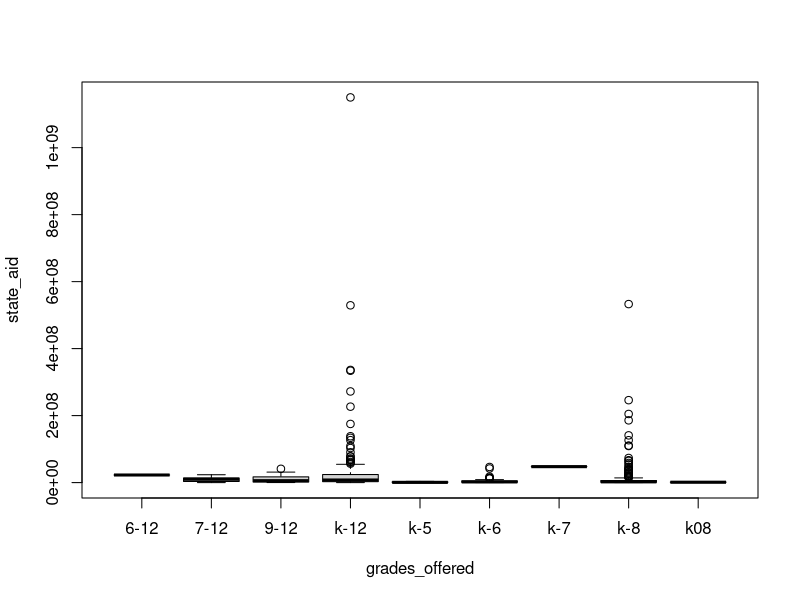
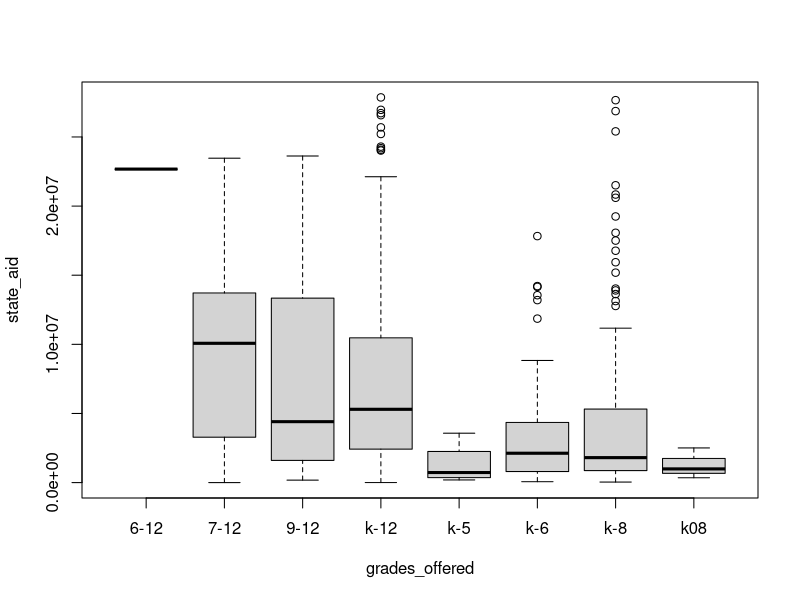
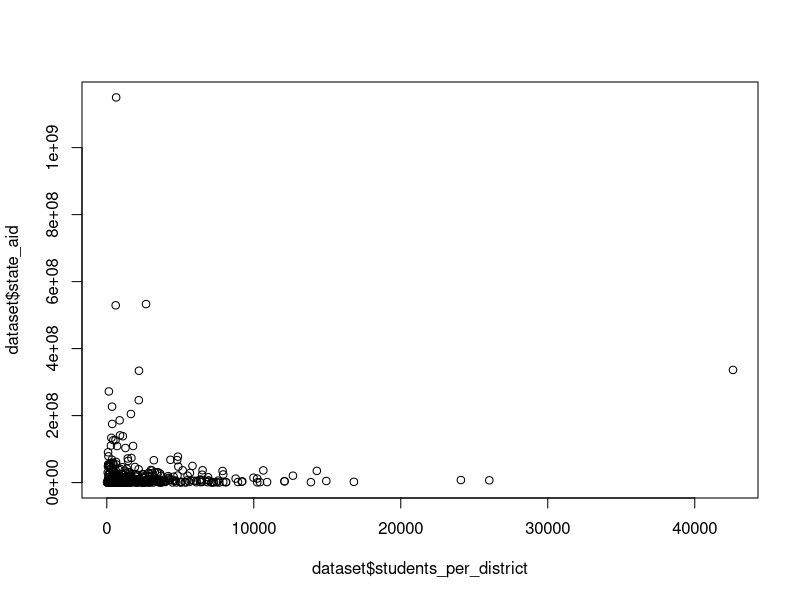

Here is the R script that generated these plots, in order: (Note: this script raises an error after producing the figures.)
setwd("C:/Users/thoma/OneDrive/Desktop/STA215")

library(readr)
dataset <- read_csv("raw_data.csv")
#Table 2
table(dataset$grades_offered,dataset$absent_problem)
chisq.test(table(dataset$grades_offered,dataset$absent_problem))
#Boxplot
boxplot(state_aid ~ grades_offered, data = dataset)
# Calculate IQR and remove outliers, ignoring NA values
Q1 <- quantile(dataset$state_aid, 0.25, na.rm = TRUE)
Q3 <- quantile(dataset$state_aid, 0.75, na.rm = TRUE)
IQR_value <- Q3 - Q1

# Filter data to remove outliers, ignoring NA values
filtered_data <- dataset[dataset$state_aid >= (Q1 - 1.5 * IQR_value) & dataset$state_aid <= (Q3 + 1.5 * IQR_value), ]

# Create boxplot without outliers
boxplot(state_aid ~ grades_offered, data = filtered_data)
anova <- aov(state_aid ~ grades_offered, data = filtered_data)
summary(anova)

#figure 2 scatterplot
plot(dataset$students_per_district,dataset$state_aid)
abline(linear_relationship, col = "red")



#for missing variables
dataset_nomissing <- na.omit(dataset,c("state_aid", "students_per_district"))

#figure 3 residual plot
linear_relationship <- lm(dataset_nomissing$students_per_district ~ dataset_nomissing$state_aid, dataset_nomissing = dataset_nomissing)
summary(linear_relationship)
plot(dataset_nomissing$state_aid, residuals(linear_relationship))

#Table 1 descriptive statistics 
table(dataset$state_aid)
mean(dataset$state_aid)
sd(dataset$state_aid)

table(dataset$reading_score)
mean(dataset$reading_score)
sd(dataset$reading_score)

table(dataset$absent_problem)

table(dataset$grades_offered)

table(dataset$students_per_district)
mean(dataset$students_per_district)
sd(dataset$students_per_district)

table(dataset$student_teacher_ratio)
mean(dataset$student_teacher_ratio)
sd(dataset$student_teacher_ratio)

table(dataset$`total students`)
mean(dataset$`total students`)
sd(dataset$`total students`)

table(dataset$percentage_college_admissions_rate)
mean(dataset$percentage_college_admissions_rate)
sd(dataset$percentage_college_admissions_rate)

table(dataset$percentage_of_dropout_students)
mean(dataset$percentage_of_dropout_students)
sd(dataset$percentage_of_dropout_students)

table(dataset$number_of_4_years_experience_teachers)
mean(dataset$number_of_4_years_experience_teachers)
sd(dataset$number_of_4_years_experience_teachers)

table(dataset$teachers_average_annual_salary)
mean(dataset$teachers_average_annual_salary)
sd(dataset$teachers_average_annual_salary)

table(dataset$spending_per_student)
mean(dataset$spending_per_student)
sd(dataset$spending_per_student)

table(dataset$counseling_services)
mean(dataset$counseling_services)
sd(dataset$counseling_services)



